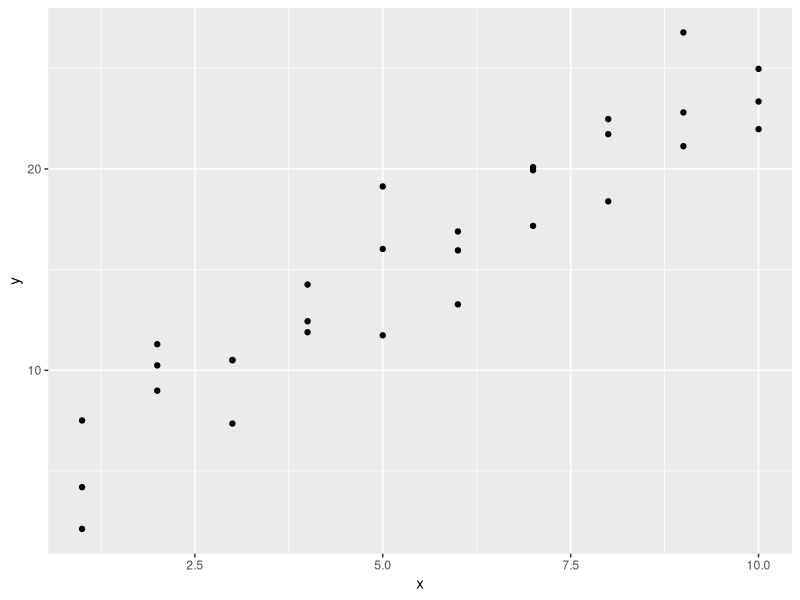
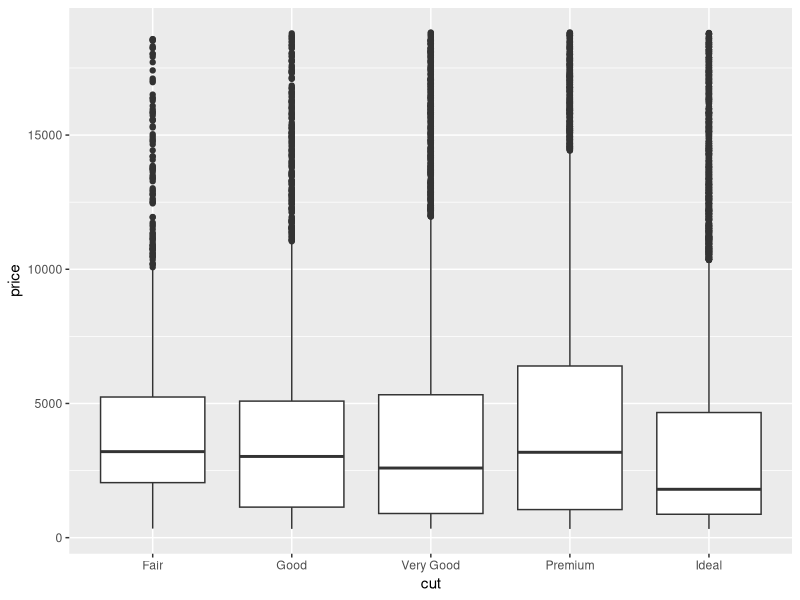
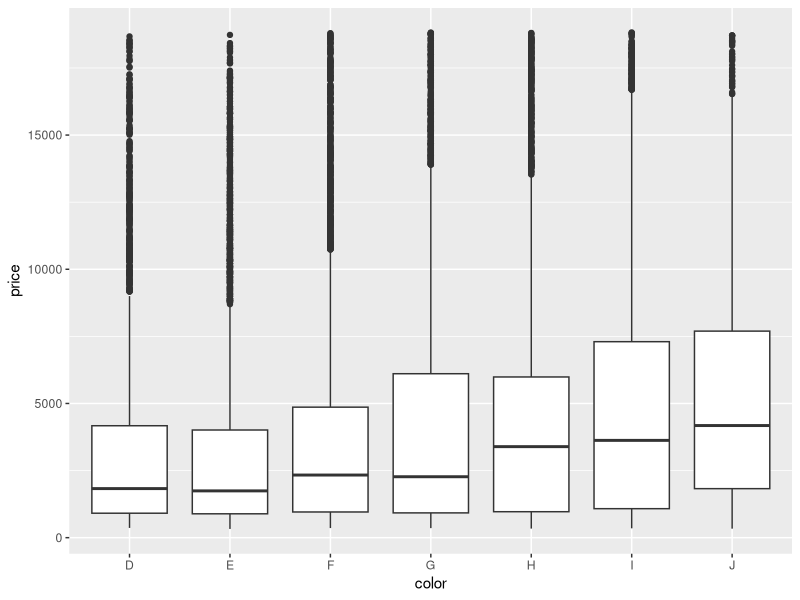
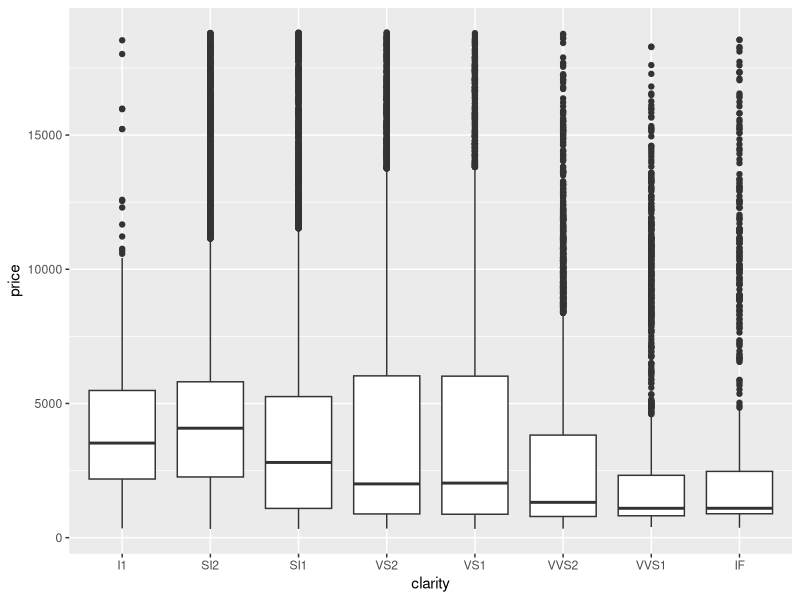
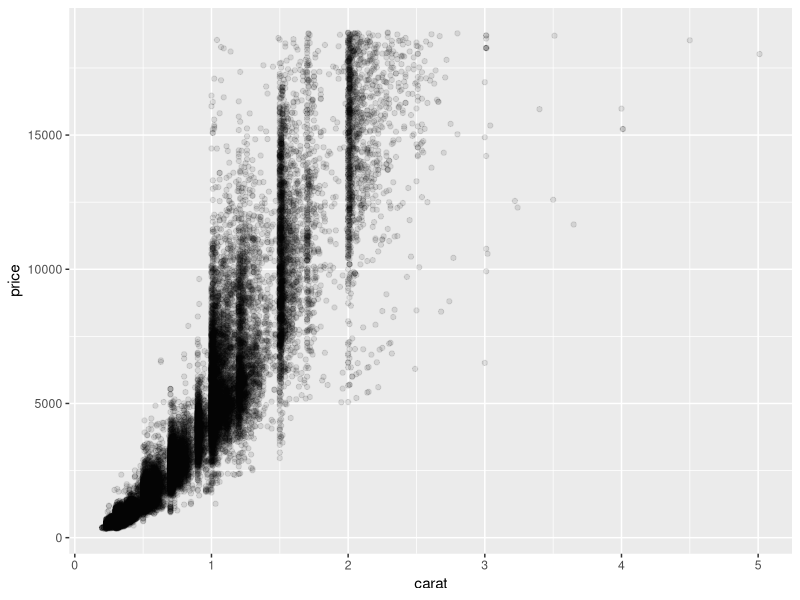
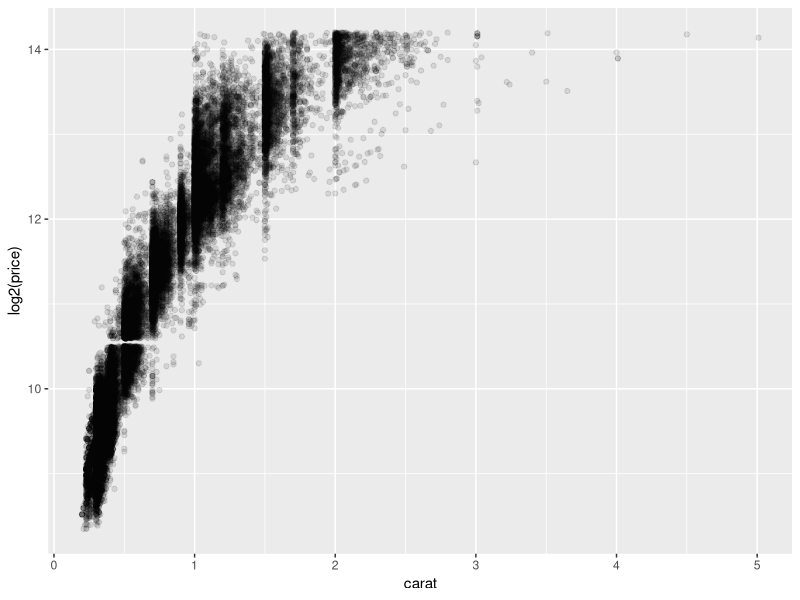
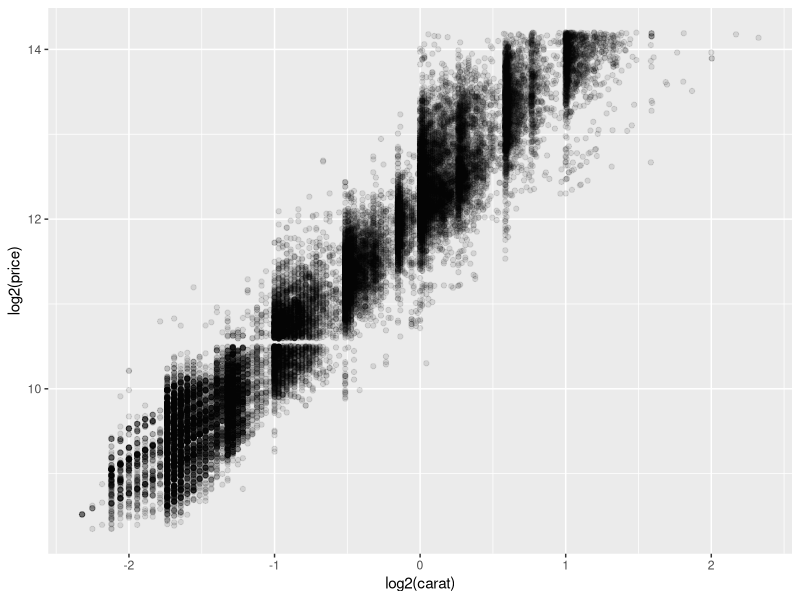
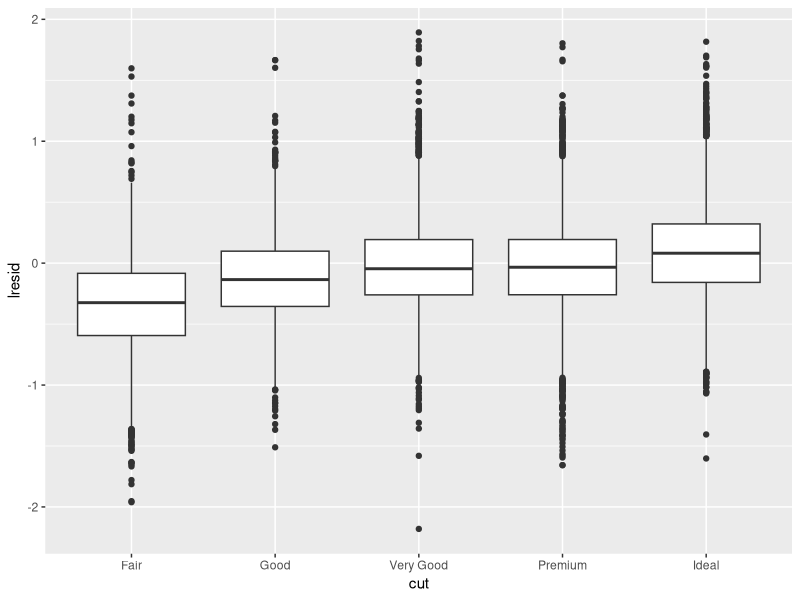

The R script that drew these images, in order:
## ---- chunk 1
knitr::opts_chunk$set(echo = TRUE)
library(tidyverse)
## ---- chunk 2
y ~ x1 + x2
## ---- chunk 3
log(y) ~ x1 * x2
## ---- chunk 4
log(y) ~ x1 + x2 + x1:x2
## ---- chunk 5
y ~ x1 - 1
## ---- chunk 6
y ~ I(x1 + x2)
## ---- chunk 7
library(modelr)
ggplot(sim1, aes(x=x, y=y)) + geom_point()
## ---- chunk 8
fit1 <- lm(y ~ x, data=sim1)
fit1
## ---- chunk 9
coef(fit1) # get parameters estimates
fitted(fit1) # get predicted values
## ---- chunk 10
resid(fit1) # get residuals (error terms)
nobs(fit1) # get number of observations
## ---- chunk 11

## ---- chunk 12
sqrt(mean(resid(fit1)^2)) # root-mean-square-error
mean(abs(resid(fit1))) # mean absolute error
## ---- chunk 13
rmse(fit1, sim1) # root-mean-square-error
mae(fit1, sim1) # mean absolute error
## ---- chunk 14

## ---- chunk 15

## ---- chunk 16
set.seed(1)
sim1b <- mutate(sim1, x2 = rnorm(n()))
fit1b <- lm(y ~ x + x2, data=sim1b)
## ---- chunk 17
rmse(fit1, sim1b)
rmse(fit1b, sim1b) # new model is more predictive!
## ---- chunk 18
dmds <- resample_partition(diamonds,
                                    c(train = 0.6,
                                      valid = 0.2,
                                      test = 0.2))
dmds$train <- as_tibble(dmds$train)
## ---- chunk 19
ggplot(dmds$train, aes(cut, price)) + geom_boxplot()
## ---- chunk 20
ggplot(dmds$train, aes(color, price)) + geom_boxplot()
## ---- chunk 21
ggplot(dmds$train, aes(clarity, price)) + geom_boxplot()
## ---- chunk 22
ggplot(dmds$train, aes(x=carat, y=price)) + 
  geom_point(alpha=0.1)
## ---- chunk 23
ggplot(dmds$train, aes(x=carat, y=log2(price))) + 
  geom_point(alpha=0.1)
## ---- chunk 24
ggplot(dmds$train, aes(x=log2(carat), y=log2(price))) + 
  geom_point(alpha=0.1)
## ---- chunk 25
fit1_dmds <- lm(log2(price) ~ log2(carat), data=dmds$train)
fit1_dmds
## ---- chunk 26

## ---- chunk 27

## ---- chunk 28
dmds$train %>%
  add_residuals(fit1_dmds, "lresid") %>%
  ggplot(aes(cut, lresid)) + geom_boxplot()
## ---- chunk 29
dmds$train %>%
  add_residuals(fit1_dmds, "lresid") %>%
  ggplot(aes(color, lresid)) + geom_boxplot()
## ---- chunk 30
dmds$train %>%
  add_residuals(fit1_dmds, "lresid") %>%
  ggplot(aes(clarity, lresid)) + geom_boxplot()
## ---- chunk 31
sim2
## ---- chunk 32
ggplot(sim2, aes(x=x, y=y)) + geom_boxplot()
## ---- chunk 33

## ---- chunk 34
model_matrix(sim2, y ~ x)
## ---- chunk 35
fit2 <- lm(y ~ x, data=sim2)
fit2
## ---- chunk 36

## ---- chunk 37

## ---- chunk 38

## ---- chunk 39
fit2_dmds <- lm(log2(price) ~ 
                  log2(carat) + cut + color + clarity,
                data=dmds$train)
## ---- chunk 40
fit2_dmds
## ---- chunk 41
rmse(fit1_dmds, dmds$valid)

rmse(fit2_dmds, dmds$valid)
## ---- chunk 42
dmds$train %>%
  add_residuals(fit2_dmds, "lresid") %>%
  ggplot(aes(x=log(carat), y=lresid)) + geom_point(alpha=0.1)
## ---- chunk 43

## ---- chunk 44

## ---- chunk 45

## ---- chunk 46
summary(fit2_dmds)
